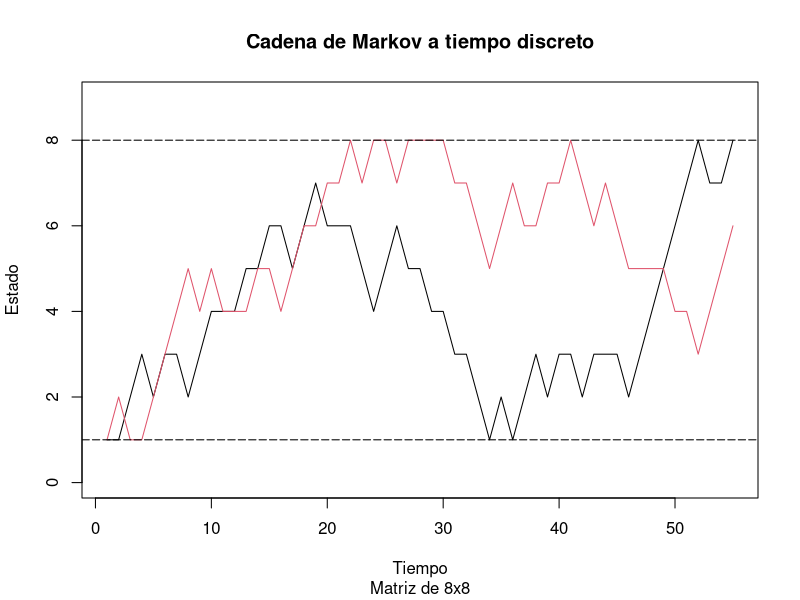

R code for this plot:
#Simular cadenas de markov a tiempo discreto de acuerdo a una matriz de trancisión P
run.mc.sim <- function(P,num.iters=55) {
  #número posible de estados
  num.states <- nrow(P)
  
  #guadrar los X_t estados en el tiempo
  states<- numeric(num.iters)
  
  #Empezar en el primer estado
  states[1]<-1
  for(t in 2:num.iters){
    #vector de probabilidades para simular el siguiente estado X_(t+1)
    p <- P[states[t-1], ]
    
    #obtener del mulinomial y determinar el estado
    states[t]<-which(rmultinom(1,1,p)==1)
  }
  return(states)
}

#Crear matriz de transición
P <- t(matrix(c( 1/3, 2/3,   0,   0,  0,   0,   0,   0,
                 1/3, 1/3, 1/3,   0,  0,   0,   0,   0,
                 0, 1/3, 1/3, 1/3,  0,   0,   0,   0,
                 0,   0, 1/3, 1/3, 1/3,  0,   0,   0,
                 0,   0,   0, 1/3, 1/3, 1/3,  0,   0,
                 0,   0,   0,   0, 1/3, 1/3, 1/3,  0,
                 0,   0,   0,   0,   0, 1/3, 1/3, 1/3,
                 0,   0,   0,   0,   0,   0, 2/3, 1/3), nrow=8, ncol=8))

#Correr varias cadenas y graficar el proceso
#
num.chains<-2
num.iterations<-55

#cada columna almacena la secuenca de estados para cada cadena
chain.states<-matrix(NA,ncol=num.chains,nrow=num.iterations)

#simluar la cadena y graficar
for(c in seq_len(num.chains)){
  chain.states[,c]<-run.mc.sim(P)
}

matplot(chain.states, type='l', lty=1, col=1:5, ylim=c(0,9), ylab="Estado",
        xlab="Tiempo", main="Cadena de Markov a tiempo discreto", sub="Matriz de 8x8")
abline(h=1, lty=5)
abline(h=8,lty=5)


